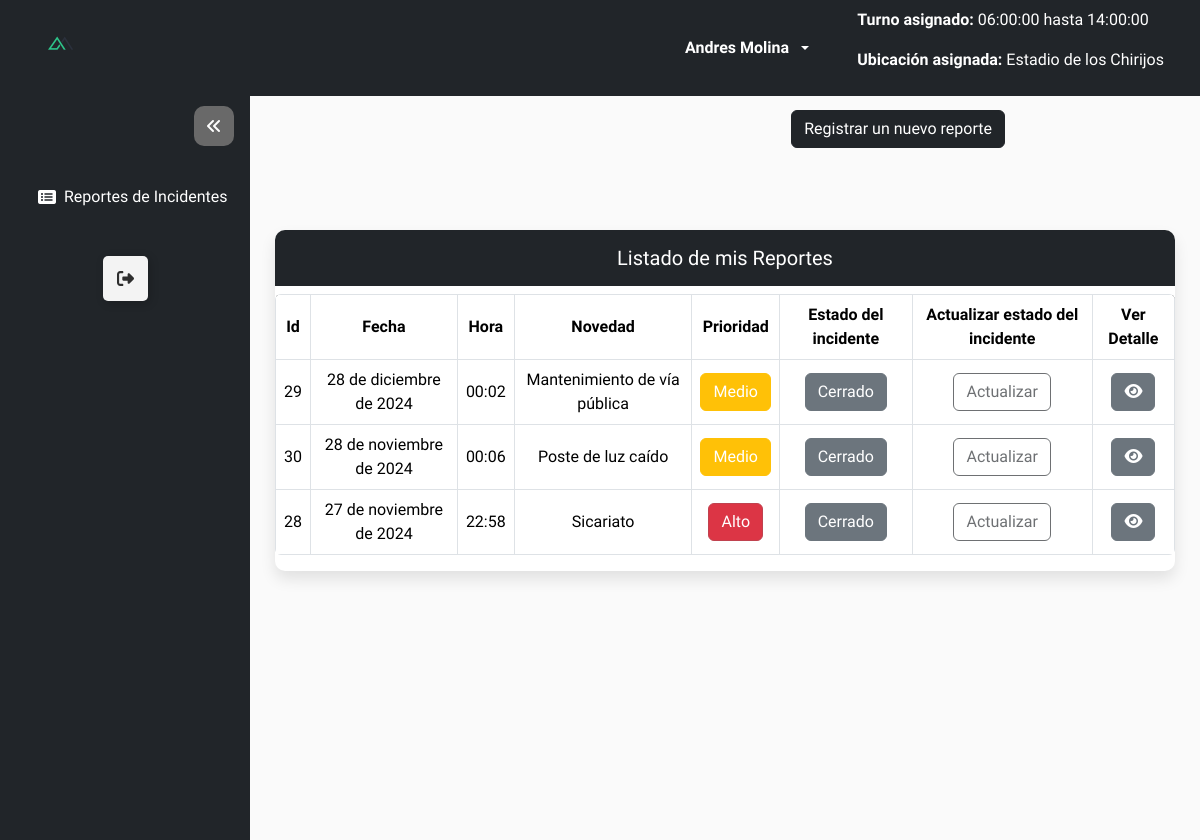
Page /reportes/listar_reportes/ (signed in) on the earlier database version.
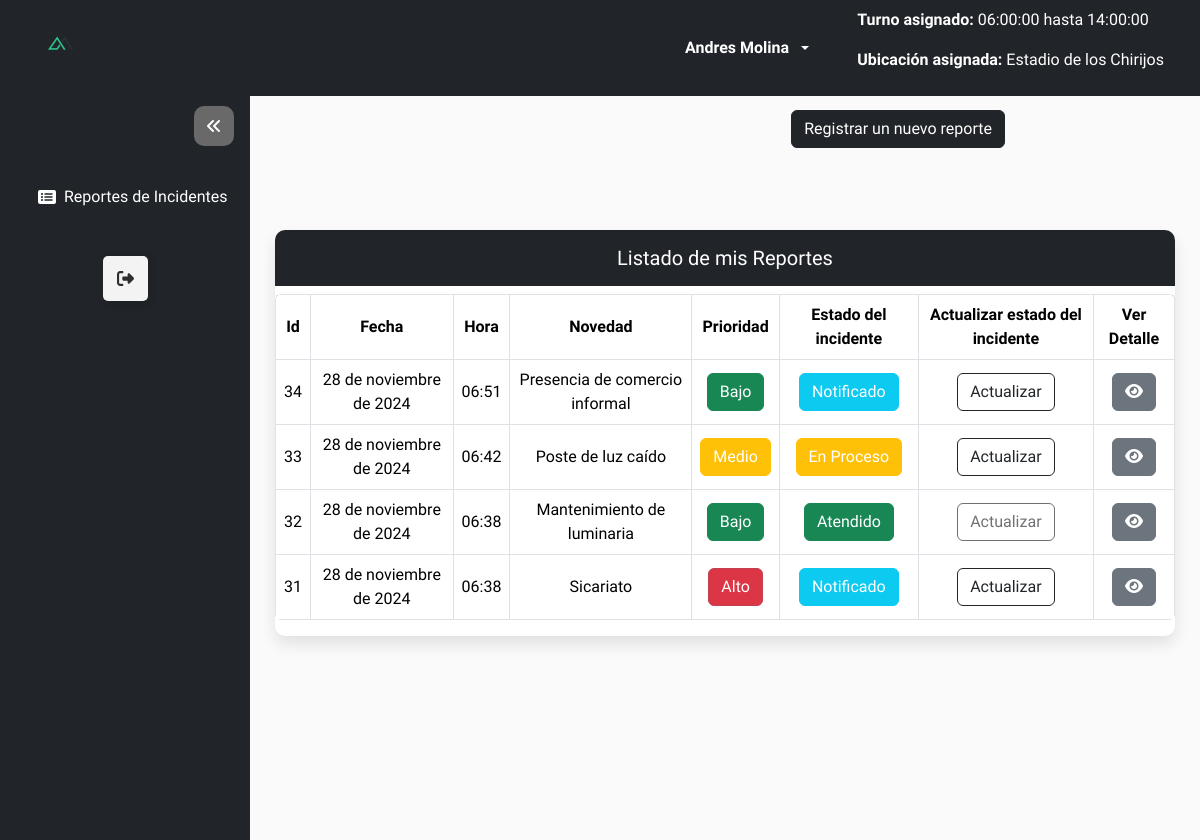
Same page on the later database version.
### Modulos/Login/models.py (models this page shows, shortened)
class Usuario(AbstractBaseUser, PermissionsMixin):
    username = models.CharField(max_length=15,unique=True)
    email = models.EmailField(unique=True, max_length=50)
    nombre = models.CharField(max_length = 15, blank = True, null = True)
    apellido = models.CharField(max_length = 15, blank = True, null = True)
    cedula = models.CharField(unique=True, max_length=10, null=True)
    estado = models.BooleanField(default=True)
    is_staff = models.BooleanField(default=False)  # Permitir el acceso al admin
    is_superuser = models.BooleanField(default=False)  #Acceso completo y sin restricciones, permitiendo cualquier acción.
    primera_sesion = models.BooleanField(default=True)
    fecha_creacion = models.DateTimeField(auto_now_add=True)
    fecha_modificacion = models.DateTimeField(auto_now=True)
    rol = models.ForeignKey('Rol', on_delete=models.SET_NULL, null=True, blank=True)
    objects = UsuarioManager()
    USERNAME_FIELD = 'username'

### Modulos/Coordinador/Turno/models.py (models this page shows)
class Turno_Model(models.Model):
    hora_inicio = models.TimeField(auto_now = False, auto_now_add= False)
    hora_fin = models.TimeField(auto_now = False, auto_now_add= False)
    estado = models.BooleanField(default = True)
    class Meta:
        constraints = [
            models.UniqueConstraint(fields=['hora_inicio', 'hora_fin'], name='unique_hora_inicio_hora_fin')
        ]
    def __str__(self):
        return f'{self.hora_inicio} hasta {self.hora_fin}'

### Modulos/Coordinador/Ubicacion/models.py (models this page shows)
class Ubicacion_Model(models.Model):
    lugar = models.CharField(unique = True, max_length = 50)
    sector = models.CharField(max_length = 100)
    estado = models.BooleanField(default = True)
    def __str__(self):
        return f'{self.lugar}'

### Modulos/Agente/Reportes/models.py (models this page shows, shortened)
class CabIncidente_Model(models.Model):
    agente = models.ForeignKey(TurnUsuario_Model, on_delete=models.PROTECT, related_name='agentes', help_text="Agente responsable del reporte")
    novedad = models.ForeignKey(Novedad_Model, on_delete=models.PROTECT, help_text="Novedad asociada al incidente")
    prioridad = models.CharField(max_length=1, choices=Opciones.prioridad(), help_text="Nivel de prioridad de la incidencia")
    fecha = models.DateField(auto_now_add=True, help_text="Fecha y hora de creación del reporte")
    class Meta:
        verbose_name = "Cabecera de Incidente"
        verbose_name_plural = "Cabeceras de Incidentes"

class DetIncidente_Model(models.Model):
    cabincidente = models.ForeignKey(CabIncidente_Model, on_delete=models.PROTECT, related_name="detalles", help_text="Referencia a la cabecera del incidente")
    estado_incidente = models.CharField(max_length=1,choices=Opciones.estado_incidente(), default='N', help_text="Estado actualizado de la incidencia")
    hora = models.TimeField(auto_now_add=True,help_text="Fecha y hora de este detalle")
    evidencia = models.FileField(upload_to='evidencias',validators=[FileExtensionValidator(allowed_extensions=['jpg', 'jpeg', 'png', 'gif', 'mp4', 'mov', 'avi'])],blank=True,null=True,help_text="Evidencia adjunta (opcional)")
    descripcion = models.TextField(help_text="Descripción detallada del seguimiento del incidente")
    comentarios_adicionales = models.TextField(blank=True, null=True, help_text="Comentarios adicionales sobre el seguimiento")
    class Meta:
        verbose_name = "Detalle de Incidente"
        verbose_name_plural = "Detalles de Incidentes"

### Modulos/Coordinador/Novedad/models.py (models this page shows)
class Novedad_Model(models.Model):
    descripcion = models.CharField(unique= True, max_length = 50)
    estado = models.BooleanField(default = True)
    tiponovedad = models.ForeignKey(TipoNovedad_Model, on_delete=models.PROTECT)
    class Meta:
        unique_together = ('descripcion', 'tiponovedad')
    def __str__(self):
        return f'{self.descripcion}'

### Modulos/Agente/Reportes/views.py (the view, shortened to what this page needs)
# urls.py: path('listar_reportes/', Reportes_View.as_view(), name = 'listar_reportes'),
class Reportes_View(LoginRequiredMixin, RoleRequiredMixin, ListView):
    model = CabIncidente_Model
    required_role = 'Agente'
    template_name = 'listar_reportes.html'
    paginate_by = 5
    context_object_name = 'rep'
    def get_queryset(self):
        usuario_id = self.request.user.id  # Obtenemos el ID del usuario logueado
        try:
            return CabIncidente_Model.objects.filter(
                agente__usuario__id=usuario_id
            ).select_related('agente').prefetch_related('detalles').order_by('-fecha', '-id')
        except Exception as e:
            messages.error(self.request, f"Error al cargar reportes: {e}")
            return CabIncidente_Model.objects.none()
    def get_context_data(self, **kwargs):
        context = super().get_context_data(**kwargs)
        context['dirurl'] = reverse('reportes:crear_reporte')
        context['title_table'] = 'Listado de mis Reportes'
        context['nuevo_estado'] = self.request.POST.get('nuevo_estado', None)
        return context

### Modulos/Agente/Reportes/templatetags/custom_filters.py (called while the page is built)
@register.filter
def is_image(file_url):
    return file_url.lower().endswith(('.png', '.jpg', '.jpeg', '.gif'))

### Modulos/Login/mixin.py (called while the page is built)
    def dispatch(self, request, *args, **kwargs):
        if not request.user.rol or request.user.rol.name != self.required_role:
            return redirect(reverse('login:acceso_restringido'))
        return super().dispatch(request, *args, **kwargs)

### Modulos/Login/utils.py (called while the page is built)
def configuracion_completa():
    rol = Rol.objects.filter(name='Coordinador', estado=True).exists()
    usuario_coordinador = Usuario.objects.filter(rol__name='Coordinador', estado=True).exists()
    return rol and usuario_coordinador

### Modulos/Agente/Reportes/templates/listar_reportes.html (shortened to what this page needs)
{% extends 'modulos.html' %}
{% load static %}
{% load custom_filters %}
{% block btnTitle %}
<a class="btn  btn-dark btn-add" href="{% url 'reportes:crear_reporte' %}">
    Registrar un nuevo reporte
</a>
{% endblock %}
{% block thead %}
<th> Id </th>
<th> Fecha </th>
<th> Hora </th>
<th> Novedad </th>
<th> Prioridad </th>
<th> Estado del incidente </th>
<th> Actualizar estado del incidente </th>
<th> Ver Detalle </th>
{% endblock %}
{% block tbody %}
{% if rep %}
{% for cab in rep %}
<tr>
    <td>{{ cab.id }}</td>
    <td>{{ cab.fecha }}</td>
    <td>{{ cab.detalles.first.hora|default:"-" }}</td>
    <td>{{ cab.novedad }}</td>
    <td>
        <span class="btn {% if cab.prioridad == 'M' %}btn-warning{% elif cab.prioridad == 'A' %}btn-danger{% else %}btn-success{% endif %}">
            {{ cab.get_prioridad_display }}
        </span>
    </td>
    <td>
        {% if cab.detalles.all %}
        {% with ultimo_detalle=cab.detalles.last %}
            <span class="btn {% if ultimo_detalle.estado_incidente == 'N' %}btn-info{% elif ultimo_detalle.estado_incidente == 'E' %}btn-warning{% elif ultimo_detalle.estado_incidente == 'A' %}btn-success{% else %}btn-secondary{% endif %}">
                {{ ultimo_detalle.get_estado_incidente_display }}
            </span>
        {% endwith %}
        {% else %}
            <span class="btn btn-secondary">Sin detalles</span>
        {% endif %}
    </td>
    <td>
        <button
            type="button"
            class="btn btn-outline-dark"
            data-bs-toggle="modal"
            data-bs-target="#modalFormulario-{{ cab.id }}"
            {% if cab.detalles.last.estado_incidente == 'A' or cab.detalles.last.estado_incidente == 'C' %}disabled{% endif %}>
            Actualizar
        </button>
    </td>
    <td>
        <button type="button" class="btn btn-secondary" data-bs-toggle="modal" data-bs-target="#modalLabel-{{ cab.id }}">
            <i class="fa-sharp fa-solid fa-eye"></i>
        </button>
    </td>
</tr>
{% endfor %}
{% else %}
<tr>
    <td colspan="8">Aún no se han realizado reportes.</td>
</tr>
{% endif %}
{% endblock %}

### templates/modulos.html (shortened to what this page needs)
{% extends 'index.html' %}
{% load static %}
{% block main %}
<div class="content">
    {% block sidebar %}
    {% include 'sidebar.html' %}
    {% endblock %}
    {% block forms %}
    <main class="main-content" style="margin-top: 50px;">
        <div class="container">
            <div class="botones mb-3">
                <div>
                    {% block btnTitle %}
                    {% endblock %}
                </div>
            </div>
        </div>
            {% block table %}
            <div class="table-container">
                <h5 class="text-center bg-dark text-white p-3">{{ title_table }}</h5>
                <div class="table-responsive">
                    <table class="table table-bordered table-hover rounded">
                        <thead class="bg-dark text-white">
                            <tr>
                                {% block thead %}
                                {% endblock %}
                            </tr>
                        </thead>
                        <tbody>
                            {% block tbody %}
                            {% endblock %}
                        </tbody>
                    </table>
                </div>
            </div>
            {% endblock %}
        </div>
    {% endblock %}
{% endblock %}

### templates/index.html (shortened to what this page needs)
<!DOCTYPE html>
<html lang="es">
{% load static %}
<head>
    <link rel="stylesheet" href="{% static 'css/style.css' %}">
    {% block css %}
    <link rel="stylesheet" href="{% static 'css/modulos.css' %}">
    <link rel="stylesheet" href="{% static 'css/diseño_forms.css' %}">
    <link rel="stylesheet" href="{% static 'css/style_tabla.css' %}">
    {% endblock %}
    <link rel="stylesheet" href="{% static 'css/bootstrap.min.css' %}">
</head>
<body>
        <header>
        {% block header %}
            {% include 'navbar.html' %}
        {% endblock %}
        </header>
        {% block main %}{% endblock %}
</body>
</html>

### templates/navbar.html (shortened to what this page needs)
{% load static %}
<nav class="navbar navbar-expand-lg navbar-dark bg-dark sticky-top">
    <div class="container-fluid">
        <a href="/" class="navbar-brand">
            <img src="{% static 'img/inci_manager.png' %}" class="mx-4" width="50px">
        </a>
        <div class="collapse navbar-collapse justify-content-end" id="navbarContent">
            <ul class="navbar-nav mb-2 mb-lg-0">
                <li class="nav-item dropdown mx-3 my-auto">
                    <a class="nav-link dropdown-toggle text-white d-flex align-items-center" href="#" role="button"
                        data-bs-toggle="dropdown" aria-expanded="false">
                        <span class="me-2"><b>{{ nombre }} {{ apellido }}</b></span>
                    </a>
                </li>
                {% if request.user.rol and request.user.rol.name == 'Agente' %}
                <li class="nav-item mx-4 my-auto">
                    {% if turno and ubicacion %}
                    <p class="text-white"><b>Turno asignado:</b> {{ turno }}</p>
                    <p class="text-white"><b>Ubicación asignada:</b> {{ ubicacion }}</p>
                    {% endif %}
                </li>
                {% endif %}
            </ul>
        </div>
    </div>
</nav>

### templates/sidebar.html (shortened to what this page needs)
<aside class="side-bar d-flex flex-column bg-dark text-white">
    <div class="justify-content-end d-flex align-items-center my-3 mx-3">
        <i class="fa-solid d-flex justify-content-center align-items-center fa-angles-left btn-toggle" id="btn"></i>
    </div>
    <div class="accordion" id="asideAccordion">
        <ul class="nav flex-column p-2">
            {% if request.user.rol and request.user.rol.name == 'Agente' %}
            <li class="nav-item mb-2">
                <a class="nav-link text-white d-flex align-items-center"
                    href="{% url 'reportes:listar_reportes' %}">
                    <i class="fa-sharp fa-solid fa-rectangle-list me-2"></i>
                    <span class="nav-text">Reportes de Incidentes</span>
                </a>
            </li>
            {% endif %}
        </ul>
    </div>
    <div class="logout d-flex justify-content-center mt-3 align-items-center">
        <a  class=" d-flex justify-content-center" href="{% url 'login:logout' %}">
            <button class="Btn">
                <div class="sign">
                </div>
            </button>
        </a>
    </div>
</aside>

### static/css/style.css (style rules this page uses)
:root { --bg-color: #FAFAFA; --sidebar-bg: rgb(18, 23, 30); --sidebar-hover-bg: beige; --sidebar-text-color: white; --sidebar-hover-text: black; --arrow-bg: dimgrey; --arrow-hover-bg: rgb(218, 218, 218); --arrow-hover-color: #12171e; --transition-speed: 0.5s; }
.side-bar { position: fixed; top: 70px; left: 0; height: 100%; z-index: 500; background-color: #f8f9fa; }
.container .botones { display: flex; flex-direction: row; justify-content: space-around; }
.side-bar { padding: 20px 0; display: grid; grid-template-columns: repeat(1, 1fr); width: 250px; background-color: var(--sidebar-bg); transition: width var(--transition-speed) ease; overflow: auto; }
.side-bar .nav { display: flex; flex-direction: column; padding: 0; margin: 0; }
.side-bar .nav-link { color: var(--sidebar-text-color); padding: 10px; margin: 5px 20px; transition: all 0.5s ease; white-space: nowrap; overflow: hidden; }
.side-bar .nav-item { font-size: 16px; }
.side-bar .fa-angles-right, .side-bar .fa-angles-left { color: var(--sidebar-text-color); background-color: var(--arrow-bg); width: 40px; height: 40px; border-radius: 10px; transition: all 0.5s ease; cursor: pointer; }
.main-content { position: relative; top: 40px; margin-left: 250px; flex: 1; padding: 20px 10px; background-color: var(--bg-color); transition: margin-left var(--transition-speed) ease; }
.Btn { --black: #000000; --ch-black: #141414; --eer-black: #1b1b1b; --night-rider: #2e2e2e; --white: #ffffff; --af-white: #f3f3f3; --ch-white: #e1e1e1; display: flex; align-items: center; justify-content: flex-start; width: 45px; height: 45px; border: none; border-radius: 5px; cursor: pointer; position: relative; overflow: hidden; transition-duration: .3s; box-shadow: 2px 2px 10px rgba(0, 0, 0, 0.199); background-color: var(--af-white); }
.sign { width: 100%; transition-duration: .3s; display: flex; align-items: center; justify-content: center; }
.sign svg { width: 17px; }
.logout { margin-bottom: 40px; }

### static/css/modulos.css (style rules this page uses)
header { position: fixed; top: 0; width: 100%; z-index: 1000; }

### static/css/diseño_forms.css (style rules this page uses)
.content { display: flex; height: 100vh; font-family: 'Arima', sans-serif; }
header { font-family: 'Arima',sans-serif; }

### static/css/style_tabla.css (style rules this page uses)
.table-container { margin: 50px auto; max-width: 900px; background-color: #ffffff; border-radius: 10px; box-shadow: 0px 8px 15px rgba(0, 0, 0, 0.1); }
.table-container .table { border-radius: 10px; overflow: hidden; }
.table-container h5 { border-top-left-radius: 10px; border-top-right-radius: 10px; }
.table td, .table th { vertical-align: middle; }
.table th, td { padding: 40px; text-align: center; }

Differences in the rows shown:
removed CabIncidente_Model: id "29", fecha "28 de diciembre de 2024", detalles.first.hora "00:02", novedad "Mantenimiento de vía pública", prioridad "Medio", detalles.last.estado_incidente "Cerrado"
removed CabIncidente_Model: id "30", fecha "28 de noviembre de 2024", detalles.first.hora "00:06", novedad "Poste de luz caído", prioridad "Medio", detalles.last.estado_incidente "Cerrado"
removed CabIncidente_Model: id "28", fecha "27 de noviembre de 2024", detalles.first.hora "22:58", novedad "Sicariato", prioridad "Alto", detalles.last.estado_incidente "Cerrado"
added CabIncidente_Model: id "34", fecha "28 de noviembre de 2024", detalles.first.hora "06:51", novedad "Presencia de comercio informal", prioridad "Bajo", detalles.last.estado_incidente "Notificado"
added CabIncidente_Model: id "33", fecha "28 de noviembre de 2024", detalles.first.hora "06:42", novedad "Poste de luz caído", prioridad "Medio", detalles.last.estado_incidente "En Proceso"
added CabIncidente_Model: id "32", fecha "28 de noviembre de 2024", detalles.first.hora "06:38", novedad "Mantenimiento de luminaria", prioridad "Bajo", detalles.last.estado_incidente "Atendido"
added CabIncidente_Model: id "31", fecha "28 de noviembre de 2024", detalles.first.hora "06:38", novedad "Sicariato", prioridad "Alto", detalles.last.estado_incidente "Notificado"
